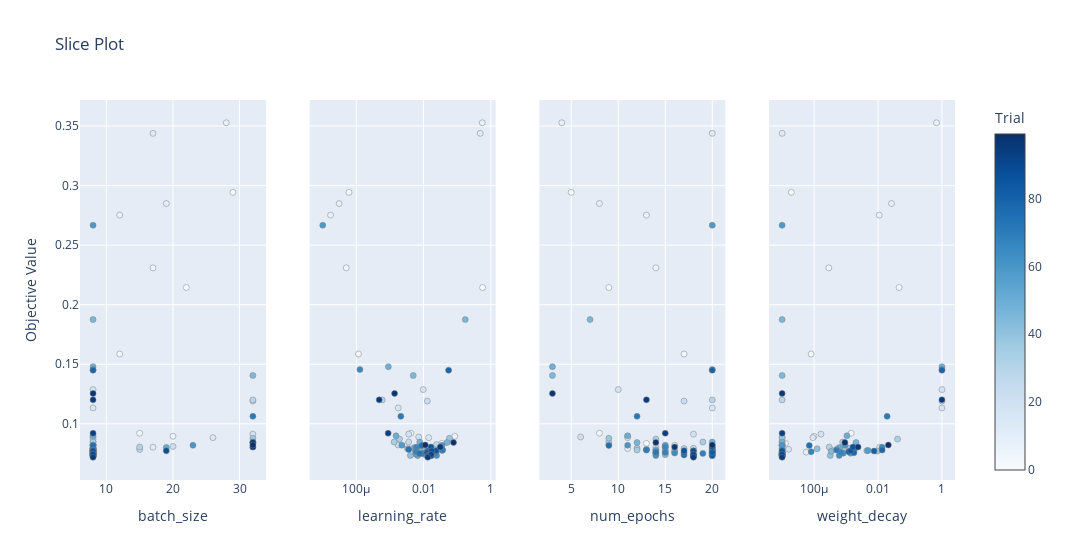

The notebook cell this image was saved under:
### Markdown cell above
Furthermore, we can visualize, which hyper-parameters are promising.

### Code cell
optuna.visualization.plot_slice(study)
